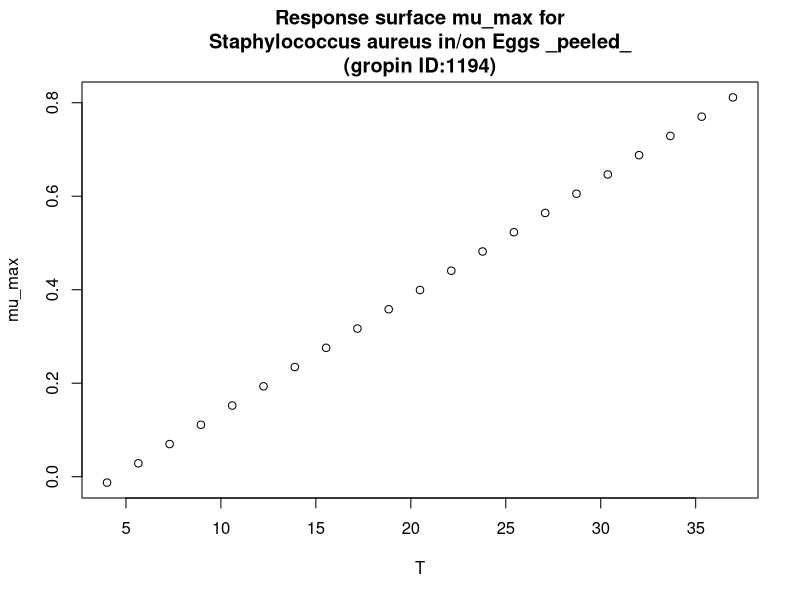

Generate this figure with R:
#############################
# start of Parameter script
#############################
T <- seq(4.004,36.963036963037,length.out=21)
#############################
# end of Parameter script
#############################
############################# 
# start of Model script Gropin ID 1194 
#############################
 
# constant coefficients for this model
 
variables <- data.frame(T)
argumentsPar <- expand.grid(variables)
 
# heart of the model
response_surface <- function(T) {
   mumax <-0.025*(T-4.507)

return(mumax=mumax)
} 

# output parameters
mumax <- cbind(argumentsPar,response_surface(argumentsPar['T']))
colnames(mumax) <- c(colnames(argumentsPar),'mumax')
#############################
# End of Model script
#############################
############################# 
# start of Visualisation script Gropin ID 1194 
#############################
plot(T,mumax$mumax,
                          xlab='T',
                          ylab='mu_max',main='Response surface mu_max for
Staphylococcus aureus in/on Eggs _peeled_
(gropin ID:1194)')
#############################
# End of Visualisation script
#############################
